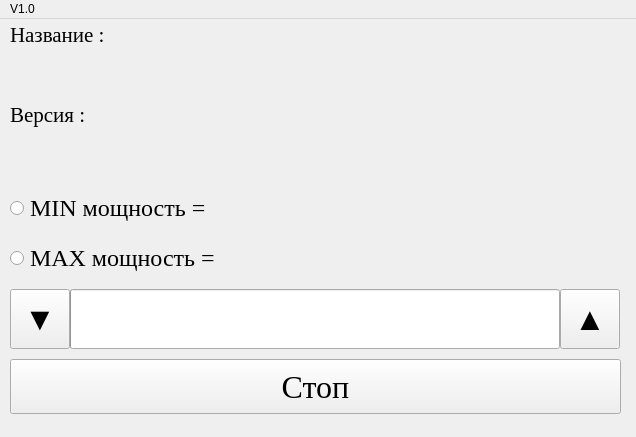
<?xml version="1.0" encoding="UTF-8"?>
<ui version="4.0">
 <class>MainWindow</class>
 <widget class="QMainWindow" name="MainWindow">
  <property name="geometry">
   <rect>
    <x>0</x>
    <y>0</y>
    <width>636</width>
    <height>437</height>
   </rect>
  </property>
  <property name="cursor">
   <cursorShape>ArrowCursor</cursorShape>
  </property>
  <property name="windowTitle">
   <string>MainWindow</string>
  </property>
  <property name="animated">
   <bool>true</bool>
  </property>
  <widget class="QWidget" name="centralwidget">
   <widget class="QLabel" name="lable_Name">
    <property name="geometry">
     <rect>
      <x>10</x>
      <y>30</y>
      <width>624</width>
      <height>46</height>
     </rect>
    </property>
    <property name="font">
     <font>
      <family>Times New Roman</family>
      <pointsize>24</pointsize>
      <weight>50</weight>
      <bold>false</bold>
      <underline>false</underline>
     </font>
    </property>
    <property name="cursor">
     <cursorShape>ArrowCursor</cursorShape>
    </property>
    <property name="acceptDrops">
     <bool>false</bool>
    </property>
    <property name="text">
     <string/>
    </property>
   </widget>
   <widget class="QProgressBar" name="progressBar">
    <property name="enabled">
     <bool>true</bool>
    </property>
    <property name="geometry">
     <rect>
      <x>70</x>
      <y>270</y>
      <width>490</width>
      <height>60</height>
     </rect>
    </property>
    <property name="sizePolicy">
     <sizepolicy hsizetype="Expanding" vsizetype="Fixed">
      <horstretch>20</horstretch>
      <verstretch>22</verstretch>
     </sizepolicy>
    </property>
    <property name="font">
     <font>
      <family>Times New Roman</family>
      <pointsize>24</pointsize>
      <weight>75</weight>
      <bold>true</bold>
     </font>
    </property>
    <property name="maximum">
     <number>255</number>
    </property>
    <property name="value">
     <number>0</number>
    </property>
    <property name="textVisible">
     <bool>false</bool>
    </property>
    <property name="format">
     <string>%p%</string>
    </property>
   </widget>
   <widget class="QLabel" name="label_ConstVersion">
    <property name="geometry">
     <rect>
      <x>10</x>
      <y>80</y>
      <width>95</width>
      <height>31</height>
     </rect>
    </property>
    <property name="font">
     <font>
      <family>Times New Roman</family>
      <pointsize>16</pointsize>
      <underline>false</underline>
     </font>
    </property>
    <property name="text">
     <string>Версия :</string>
    </property>
   </widget>
   <widget class="QRadioButton" name="radioButton_MaxPower">
    <property name="geometry">
     <rect>
      <x>10</x>
      <y>220</y>
      <width>259</width>
      <height>38</height>
     </rect>
    </property>
    <property name="font">
     <font>
      <family>Times New Roman</family>
      <pointsize>18</pointsize>
     </font>
    </property>
    <property name="cursor">
     <cursorShape>ArrowCursor</cursorShape>
    </property>
    <property name="text">
     <string>MAX мощность =</string>
    </property>
   </widget>
   <widget class="QLabel" name="lable_Version">
    <property name="geometry">
     <rect>
      <x>10</x>
      <y>110</y>
      <width>624</width>
      <height>46</height>
     </rect>
    </property>
    <property name="font">
     <font>
      <family>Times New Roman</family>
      <pointsize>24</pointsize>
      <weight>50</weight>
      <bold>false</bold>
      <underline>false</underline>
     </font>
    </property>
    <property name="cursor">
     <cursorShape>ArrowCursor</cursorShape>
    </property>
    <property name="acceptDrops">
     <bool>false</bool>
    </property>
    <property name="text">
     <string/>
    </property>
   </widget>
   <widget class="QPushButton" name="pushButton_APP">
    <property name="geometry">
     <rect>
      <x>560</x>
      <y>270</y>
      <width>60</width>
      <height>60</height>
     </rect>
    </property>
    <property name="font">
     <font>
      <family>Times New Roman</family>
      <pointsize>24</pointsize>
     </font>
    </property>
    <property name="cursor">
     <cursorShape>PointingHandCursor</cursorShape>
    </property>
    <property name="text">
     <string>▲</string>
    </property>
   </widget>
   <widget class="QRadioButton" name="radioButton_MinPower">
    <property name="geometry">
     <rect>
      <x>10</x>
      <y>170</y>
      <width>255</width>
      <height>38</height>
     </rect>
    </property>
    <property name="font">
     <font>
      <family>Times New Roman</family>
      <pointsize>18</pointsize>
     </font>
    </property>
    <property name="cursor">
     <cursorShape>ArrowCursor</cursorShape>
    </property>
    <property name="text">
     <string>MIN мощность = </string>
    </property>
   </widget>
   <widget class="QLabel" name="label_ValueProgressBar">
    <property name="geometry">
     <rect>
      <x>70</x>
      <y>270</y>
      <width>490</width>
      <height>60</height>
     </rect>
    </property>
    <property name="font">
     <font>
      <family>Times New Roman</family>
      <pointsize>24</pointsize>
      <weight>75</weight>
      <bold>true</bold>
     </font>
    </property>
    <property name="text">
     <string/>
    </property>
    <property name="textFormat">
     <enum>Qt::AutoText</enum>
    </property>
    <property name="alignment">
     <set>Qt::AlignCenter</set>
    </property>
   </widget>
   <widget class="QPushButton" name="pushButton_STOP">
    <property name="geometry">
     <rect>
      <x>10</x>
      <y>340</y>
      <width>611</width>
      <height>55</height>
     </rect>
    </property>
    <property name="font">
     <font>
      <family>Times New Roman</family>
      <pointsize>24</pointsize>
     </font>
    </property>
    <property name="cursor">
     <cursorShape>PointingHandCursor</cursorShape>
    </property>
    <property name="text">
     <string>Стоп</string>
    </property>
   </widget>
   <widget class="QLabel" name="label_ConstName">
    <property name="geometry">
     <rect>
      <x>10</x>
      <y>0</y>
      <width>126</width>
      <height>31</height>
     </rect>
    </property>
    <property name="font">
     <font>
      <family>Times New Roman</family>
      <pointsize>16</pointsize>
      <underline>false</underline>
     </font>
    </property>
    <property name="text">
     <string>Название : </string>
    </property>
   </widget>
   <widget class="QPushButton" name="pushButton_DOWN">
    <property name="geometry">
     <rect>
      <x>10</x>
      <y>270</y>
      <width>60</width>
      <height>60</height>
     </rect>
    </property>
    <property name="font">
     <font>
      <family>Times New Roman</family>
      <pointsize>24</pointsize>
     </font>
    </property>
    <property name="cursor">
     <cursorShape>PointingHandCursor</cursorShape>
    </property>
    <property name="text">
     <string>▼</string>
    </property>
    <property name="iconSize">
     <size>
      <width>20</width>
      <height>20</height>
     </size>
    </property>
   </widget>
   <widget class="QLabel" name="lable_ValueMaxPower">
    <property name="geometry">
     <rect>
      <x>270</x>
      <y>220</y>
      <width>45</width>
      <height>34</height>
     </rect>
    </property>
    <property name="font">
     <font>
      <family>Times New Roman</family>
      <pointsize>18</pointsize>
      <weight>50</weight>
      <bold>false</bold>
      <underline>true</underline>
     </font>
    </property>
    <property name="acceptDrops">
     <bool>false</bool>
    </property>
    <property name="text">
     <string/>
    </property>
   </widget>
   <widget class="QLabel" name="lable_ValueMinPower">
    <property name="geometry">
     <rect>
      <x>270</x>
      <y>170</y>
      <width>45</width>
      <height>34</height>
     </rect>
    </property>
    <property name="font">
     <font>
      <family>Times New Roman</family>
      <pointsize>18</pointsize>
      <weight>50</weight>
      <bold>false</bold>
      <underline>true</underline>
     </font>
    </property>
    <property name="acceptDrops">
     <bool>false</bool>
    </property>
    <property name="text">
     <string/>
    </property>
   </widget>
  </widget>
  <widget class="QMenuBar" name="menubar">
   <property name="geometry">
    <rect>
     <x>0</x>
     <y>0</y>
     <width>636</width>
     <height>26</height>
    </rect>
   </property>
   <widget class="QMenu" name="menuSetting_Pult">
    <property name="title">
     <string>V1.0</string>
    </property>
   </widget>
   <addaction name="menuSetting_Pult"/>
  </widget>
  <action name="actionV1_0">
   <property name="text">
    <string>V1.0</string>
   </property>
  </action>
 </widget>
 <resources/>
 <connections/>
</ui>
